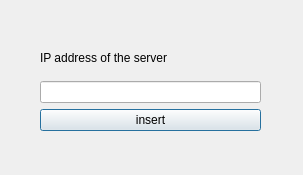
<?xml version="1.0" encoding="UTF-8"?>
<ui version="4.0">
 <class>IpAddressForm</class>
 <widget class="QDialog" name="IpAddressForm">
  <property name="geometry">
   <rect>
    <x>0</x>
    <y>0</y>
    <width>303</width>
    <height>175</height>
   </rect>
  </property>
  <property name="windowTitle">
   <string>IpAddressForm</string>
  </property>
  <widget class="QWidget" name="">
   <property name="geometry">
    <rect>
     <x>40</x>
     <y>40</y>
     <width>221</width>
     <height>91</height>
    </rect>
   </property>
   <layout class="QVBoxLayout" name="verticalLayout">
    <item>
     <widget class="QLabel" name="label">
      <property name="styleSheet">
       <string notr="true">font: 14pt &quot;Sans Serif&quot;;</string>
      </property>
      <property name="text">
       <string>IP address of the server</string>
      </property>
     </widget>
    </item>
    <item>
     <widget class="QLineEdit" name="lineEdit"/>
    </item>
    <item>
     <widget class="QPushButton" name="pushButton_insert">
      <property name="text">
       <string>insert</string>
      </property>
     </widget>
    </item>
   </layout>
  </widget>
 </widget>
 <resources/>
 <connections/>
</ui>
